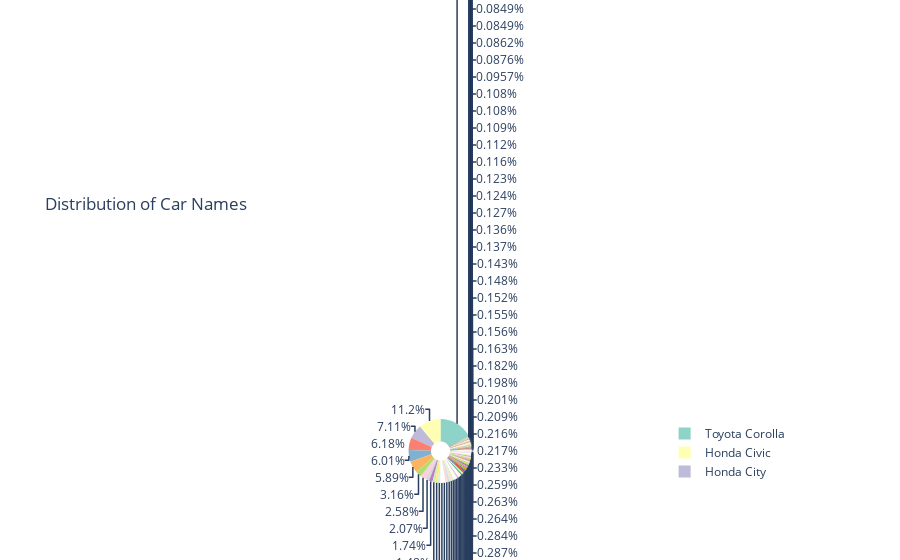

Notebook code for this chart:
### Code cell
# After visualization it was seen that 98.9 percent of the dataset contains only ten cars and all the remaining cars were dropped because these were contributing to very minimal percentage of the total sample which was less than 1%.
import plotly.express as px

# Count occurrences of each car name
car_counts = df['car_name'].value_counts().reset_index()
car_counts.columns = ['Car Name', 'Count']

# Create Pie Chart
fig = px.pie(car_counts, 
             names='Car Name', 
             values='Count', 
             title="Distribution of Car Names",
             hole=0.3,  # Donut-style chart (optional)
             color_discrete_sequence=px.colors.qualitative.Set3)  # Custom colors

# Show plot
fig.show()

### Figure 1 — Plotly figure (JSON) as saved in the notebook; plotly's stock layout.template omitted (floating-point values rounded to 4 significant figures; data arrays with more than 128 entries replaced by an {"elided": "..."} marker saying what was removed)
{"data": [{"domain": {"x": [0, 1], "y": [0, 1]}, "hole": 0.3, "hovertemplate": "Car Name=%{label}<br>Count=%{value}<extra></extra>", "labels": {"elided": "327 str values"}, "legendgroup": "", "name": "", "showlegend": true, "type": "pie", "values": {"elided": "327 int values"}}], "layout": {"autosize": true, "legend": {"tracegroupgap": 0}, "piecolorway": ["rgb(141,211,199)", "rgb(255,255,179)", "rgb(190,186,218)", "rgb(251,128,114)", "rgb(128,177,211)", "rgb(253,180,98)", "rgb(179,222,105)", "rgb(252,205,229)", "rgb(217,217,217)", "rgb(188,128,189)", "rgb(204,235,197)", "rgb(255,237,111)"], "title": {"text": "Distribution of Car Names"}}}
